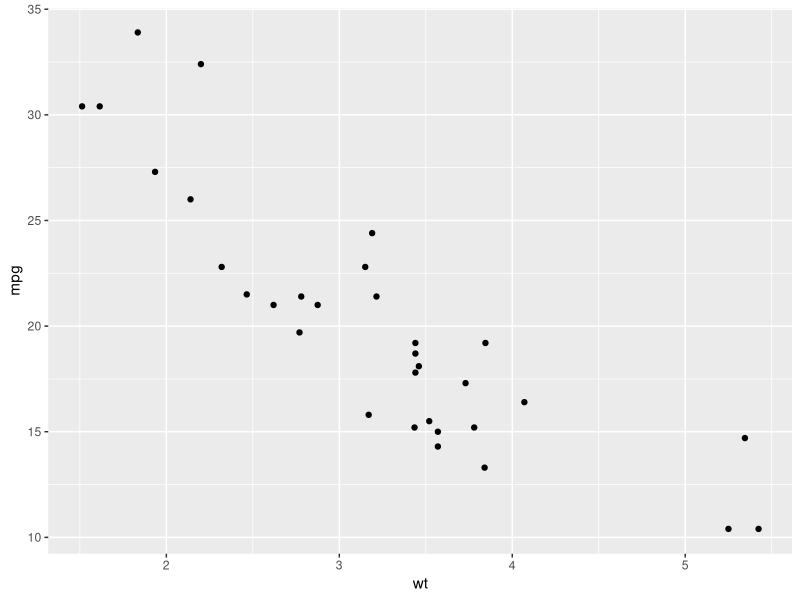
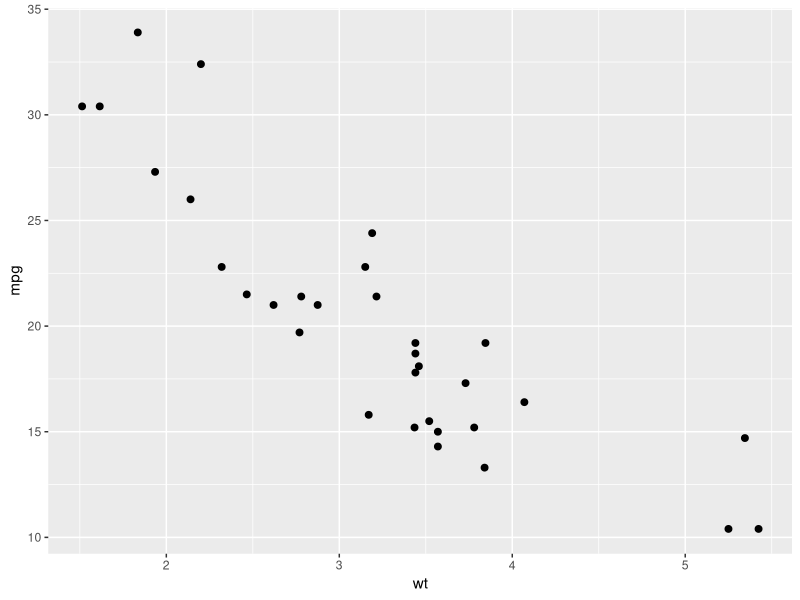
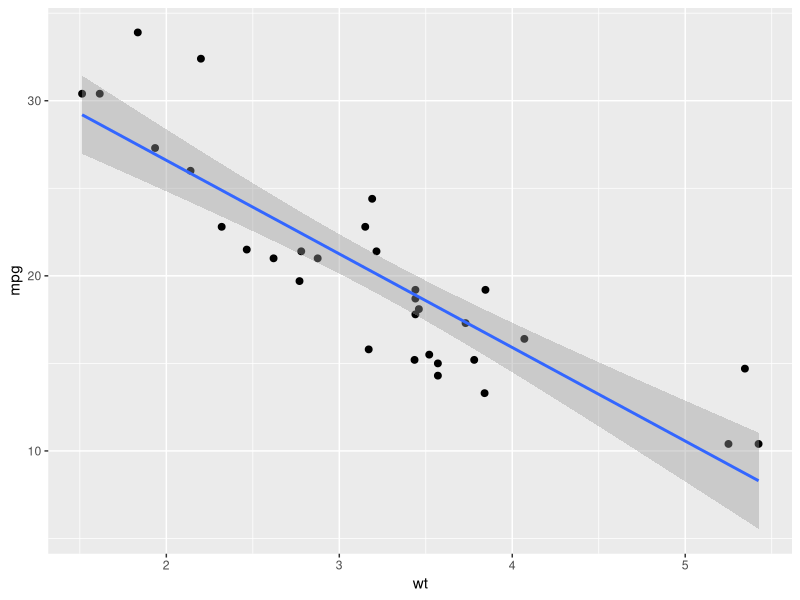
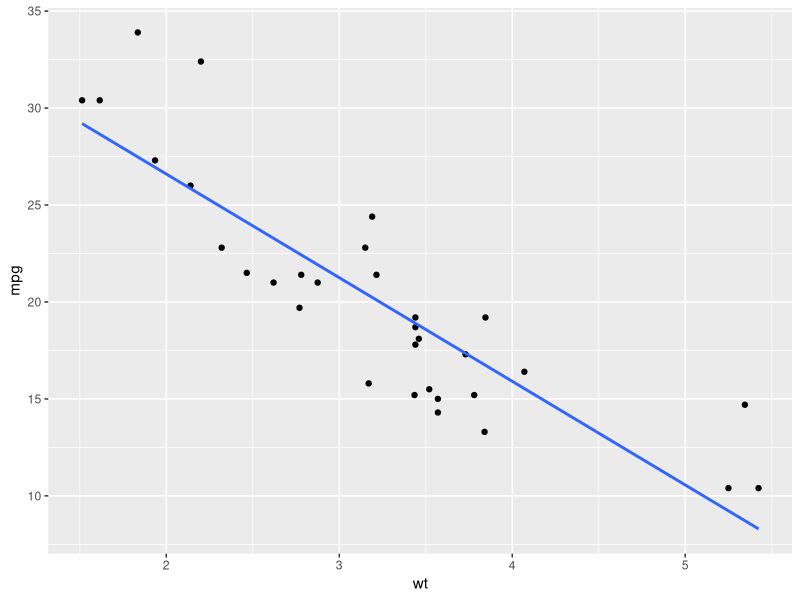
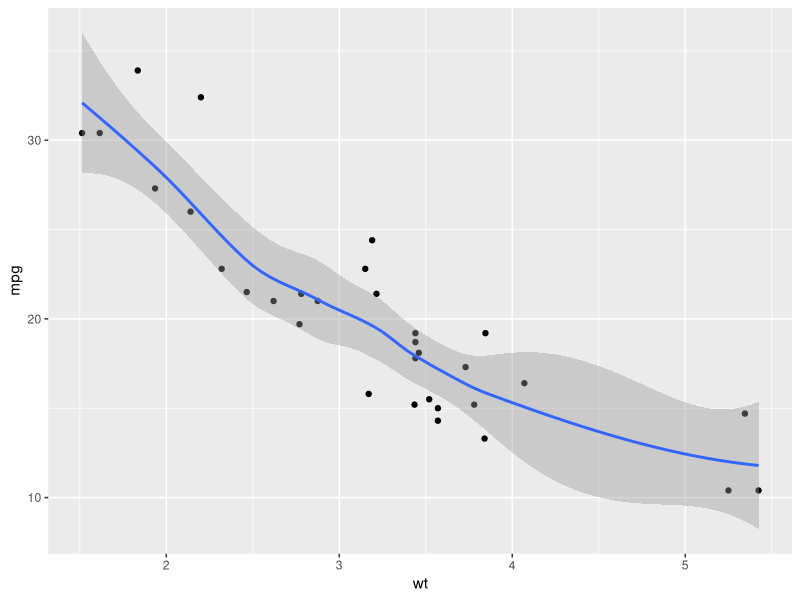
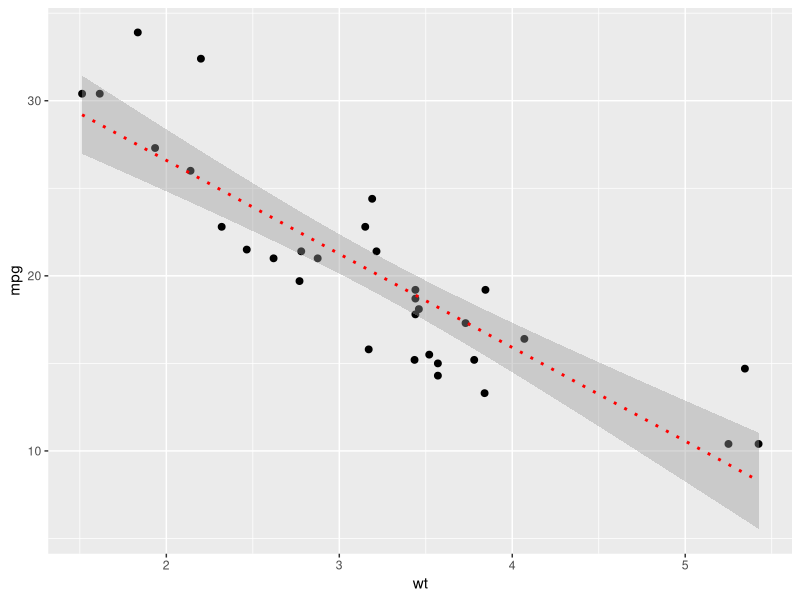
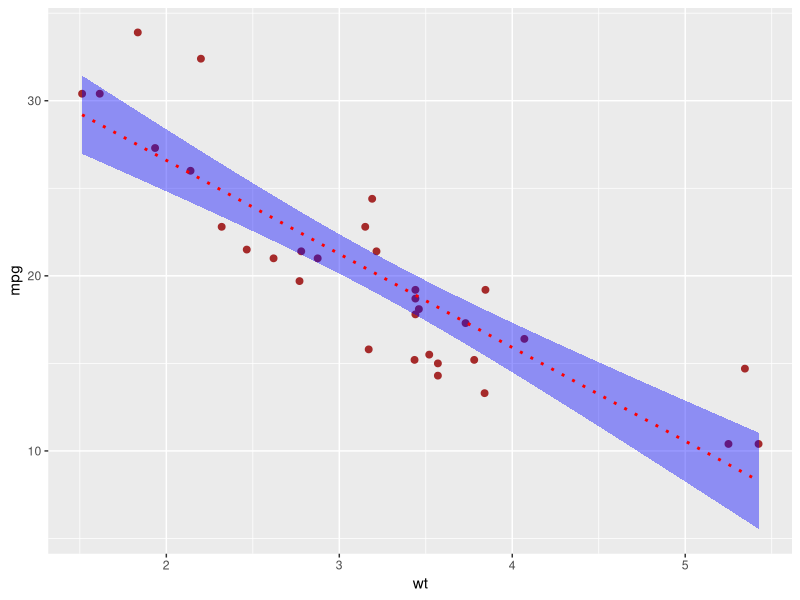

These charts were generated, in order, by the following R code: (Note: this script raises an error after producing the figures.)
# install.packages("ggplot2")
library(ggplot2)

dataset = mtcars
View(dataset)

# generating a basic scatter plot
ggplot(dataset, aes(x = wt, y = mpg)) + 
  geom_point()

# changing the point size and shape
ggplot(dataset, aes(x = wt, y = mpg)) + 
  geom_point(size=2, shape=19)

# adding the regression line
ggplot(dataset, aes(x = wt, y = mpg)) + 
  geom_point(size=2, shape=19) + geom_smooth(method = lm)

# removing the confidence interval
ggplot(dataset, aes(x=wt, y=mpg)) + 
  geom_point() + 
  geom_smooth(method = lm, se = F)

# loess method
ggplot(dataset, aes(x=wt, y=mpg)) + 
  geom_point() + 
  geom_smooth()
# output: loess line

# change the line type and color
ggplot(dataset, aes(x = wt, y = mpg)) + 
  geom_point(size=2, shape=19) + 
  geom_smooth(method = lm, 
              linetype = "dotted",
              color = "red")

# changing the confidence interval color
ggplot(dataset, aes(x = wt, y = mpg)) + 
  geom_point(size=2, shape=19, color = "brown") + 
  geom_smooth(method = lm, 
              linetype = "dotted",
              color = "red", fill = "blue")

# scatter plots with multiple groups

# changing the point shapes by the levels of cyl
ggplot(dataset, aes(x=wt, y=mpg, shape=cyl)) +
  geom_point()

# converting the cyl column froma numeric to factor variable
dataset$cyl = as.factor(dataset$cyl)

# changing point shapes and colors
ggplot(dataset, aes(x=wt, y=mpg, 
                    shape=cyl, 
                    color = cyl)) +
  geom_point()

# changing point shapes, colors and sizes
ggplot(dataset, aes(x=wt, y=mpg, 
                    shape = cyl, 
                    color = cyl,
                    size = cyl)) +
  geom_point()

